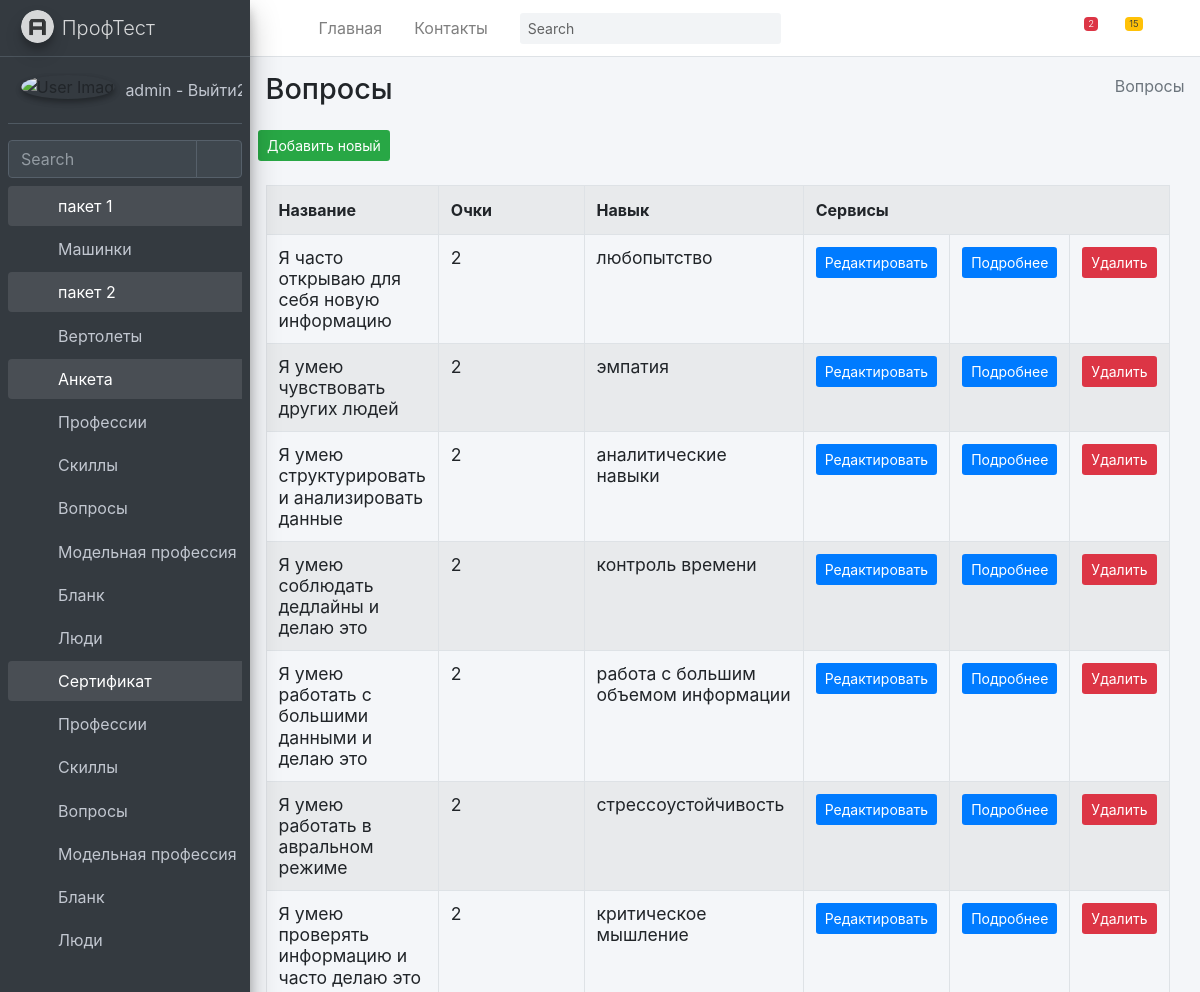
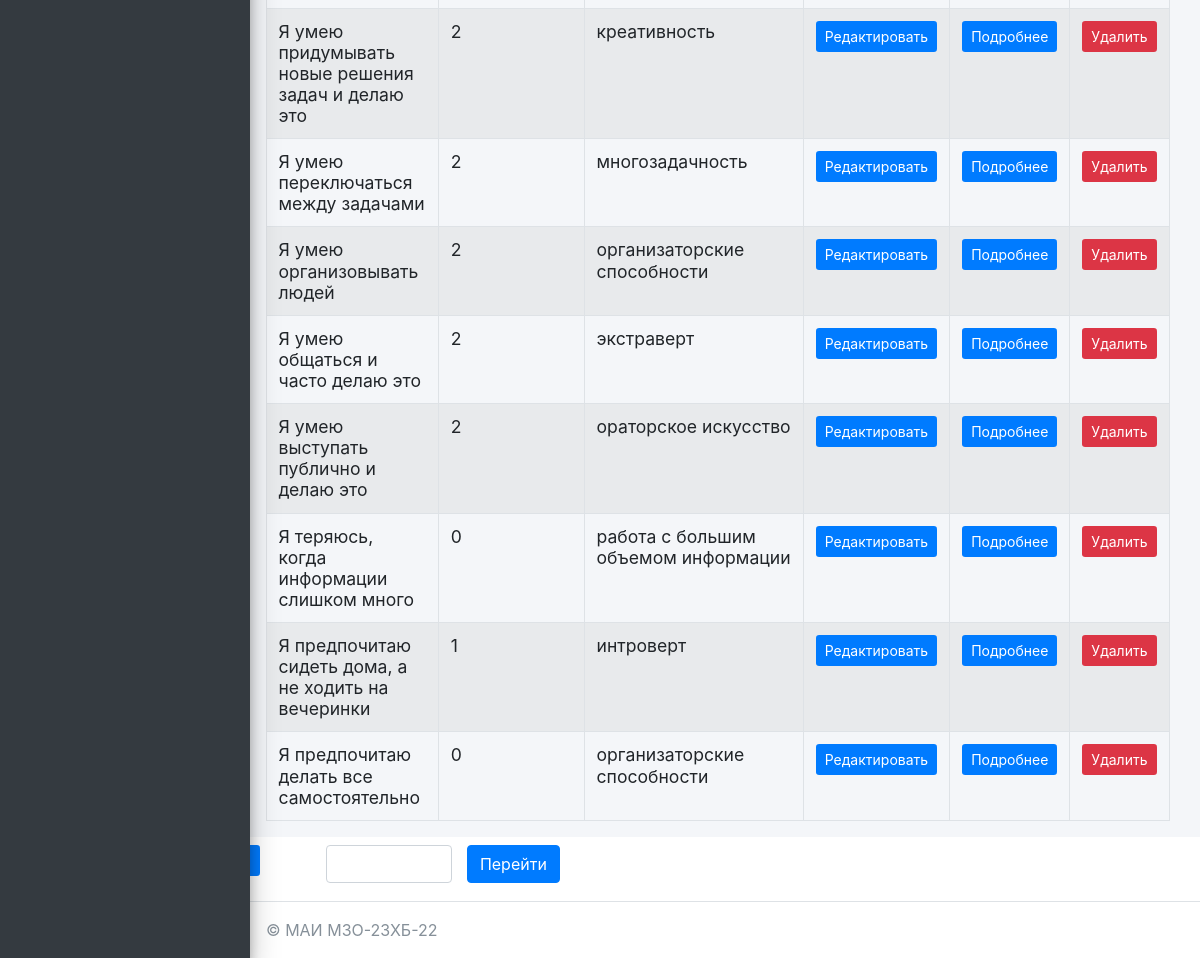
The app's page /anketa/questions/ (signed in) with its own data (2 pictures, top to bottom).
### mysite/anketa/models.py (models this page shows, shortened)
class Questions(models.Model):
    title = models.TextField(max_length=50, verbose_name="Название")
    score = models.PositiveIntegerField(verbose_name="Очки")
    skills = models.ForeignKey(Skills, on_delete=models.PROTECT, verbose_name="Навык", related_name="SkillsQuestions")
    class Meta:
        ordering = ["-title"]
        verbose_name = "Вопрос"
        verbose_name_plural = "Вопросы"

class Skills(models.Model):
    title = models.TextField(max_length=50, verbose_name="Название")
    class Meta:
        ordering = ["-title"]
        verbose_name = "Навык"
        verbose_name_plural = "Навыки"
    def __str__(self):
        return self.title

### mysite/anketa/views.py (the view)
# urls.py: path('questions/', QuestionsView.as_view(), name='questions'),
@method_decorator(login_required(login_url='/login/'), name='dispatch')
class QuestionsView(ListView):
	model = Questions
	context_object_name = 'questions_list'
	success_url = reverse_lazy('anketa:QuestionsView')
	paginate_by = item_for_page
	def get_context_data(self, *, object_list=None, **kwargs):
		context = super(QuestionsView,self).get_context_data(**kwargs)
		context['sometry'] = self.model._meta.verbose_name_plural
		context['col1name'] = self.model._meta.get_field("title").verbose_name
		context['col2name'] = self.model._meta.get_field("score").verbose_name
		context['col3name'] = self.model._meta.get_field("skills").verbose_name
		context['collastname'] = 'Cервисы'
		return context

### mysite/anketa/templates/anketa/questions_list.html (shortened to what this page needs)
{% extends "anketa/base.html" %}
{% block content %}
{% load anketa_tags %}
<div class="content-wrapper">
    {% block sidebar %}
    {% include 'anketa/includes/_breadcrumb.html' %}
    {% endblock %}
    <section class="content">
        <button class="btn bg-success btn-sm">
            <a href="{% url 'anketa:QuestionsCreate' %}" class=''>
                Добавить новый
            </a>
        </button>
        <br><br>
        <div class="container-fluid row">
            <div class="col-md-12">
                <table class="table table-striped table-bordered ">
                    <tr>
                        <th class="w-10">{{ col1name }}</th>
                        <th class="w-25">{{ col2name }}</th>
                        <th class="w-25">{{ col3name }}</th>
                        <th colspan="3">Сервисы</th>
                    </tr>
                    {% for item in questions_list %}
                    <tr>
                        <td>
                            <h5 class="card-title">
                                {{ item.title }}
                            </h5>
                        </td>
                        <td>
                            <h5 class="card-title">
                                {{ item.score }}
                            </h5>
                        </td>
                        <td>
                            <h5 class="card-title">
                                {{ item.skills }}
                            </h5>
                        <td>
                            <button class="btn bg-primary  btn-sm">
                                <a href="{% url 'anketa:QuestionsUpdate' item.pk %}">Редактировать</a>
                            </button>
                        </td>
                        <td>
                            <button class="btn bg-primary  btn-sm">
                                <a href="{% url 'anketa:QuestionsDetail' item.pk %}">Подробнее</a>
                            </button>
                        </td>
                        <td>
                            <button class="btn bg-danger  btn-sm" >
                                <a href="{% url 'anketa:QuestionsDelete' item.pk %}">Удалить</a>
                            </button>
                        </td>
                    </tr>
                    {% endfor %}
                </table>
            </div>
        </div>
    </section>
</div>
{% endblock %}

### mysite/templates/includes/full_sidebar.html
<aside class="main-sidebar sidebar-dark-primary elevation-4">
    <a href="/" class="brand-link">
        <img src="{{ ASSETS_ROOT }}/img/AdminLTELogo.png" alt="AdminLTE Logo" class="brand-image img-circle elevation-3"
             style="opacity: .8">
        <span class="brand-text font-weight-light">ПрофТест</span>
    </a>
    <div class="sidebar">
        <div class="user-panel mt-3 pb-3 mb-3 d-flex">
            <div class="image">
                <img src="{{ ASSETS_ROOT }}/img/user2-160x160.jpg" class="img-circle elevation-2" alt="User Image">
            </div>
            <div class="info">
                <a href="{% url 'logout' %}" class="d-block">
                    {{ request.user.username }} - Выйти2
                </a>
            </div>
        </div>
        <div class="form-inline">
            <div class="input-group" data-widget="sidebar-search">
                <input class="form-control form-control-sidebar" type="search" placeholder="Search" aria-label="Search">
                <div class="input-group-append">
                    <button class="btn btn-sidebar">
                        <i class="fas fa-search fa-fw"></i>
                    </button>
                </div>
            </div>
        </div>
        <nav class="mt-2">
            <ul class="nav nav-pills nav-sidebar flex-column" data-widget="treeview" role="menu" data-accordion="false">
                {% for item1 in SIDEBAR %}
                    <li class="nav-item {% if 'children' in item1 %} has-treeview menu-is-opening menu-open {% endif %}">
                    <a href="{% if 'children' in item1 %}#{% else %}{{ item1.url }}{% endif %}" class="nav-link">
                        <i class="nav-icon fas fa-circle {{ item1.color }}"></i>
                        <p>
                            {{ item1.name }}
                            {% if 'children' in item1 %}<i class="right fas fa-angle-left"></i>{% endif %}
                        </p>
                    </a>
                    <ul class="nav nav-treeview">
                    {% if 'children' in item1 %}
                        {% for item2 in item1.children %}
                            <li class="nav-item">
                                <a href="{{ item2.url }}" class="nav-link">
                                    <i class="far fa-circle nav-icon"></i>
                                    <p>{{ item2.name }}</p>
                                </a>
                            </li>
                        {% endfor %}
                    {% endif %}
                    </ul>
                    </li>
                {% endfor %}
            </ul>
        </nav>
    </div>
</aside>

### records on screen
Questions: title "Я часто открываю для себя новую информацию", score "2", skills "любопытство"
Questions: title "Я умею чувствовать других людей", score "2", skills "эмпатия"
Questions: title "Я умею структурировать и анализировать данные", score "2", skills "аналитические навыки"
Questions: title "Я умею соблюдать дедлайны и делаю это", score "2", skills "контроль времени"
Questions: title "Я умею работать с большими данными и делаю это", score "2", skills "работа с большим объемом информации"
Questions: title "Я умею работать в авральном режиме", score "2", skills "стрессоустойчивость"
Questions: title "Я умею проверять информацию и часто делаю это", score "2", skills "критическое мышление"
Questions: title "Я умею придумывать новые решения задач и делаю это", score "2", skills "креативность"
Questions: title "Я умею переключаться между задачами", score "2", skills "многозадачность"
Questions: title "Я умею организовывать людей", score "2", skills "организаторские способности"
Questions: title "Я умею общаться и часто делаю это", score "2", skills "экстраверт"
Questions: title "Я умею выступать публично и делаю это", score "2", skills "ораторское искусство"
Questions: title "Я теряюсь, когда информации слишком много", score "0", skills "работа с большим объемом информации"
Questions: title "Я предпочитаю сидеть дома, а не ходить на вечеринки", score "1", skills "интроверт"
Questions: title "Я предпочитаю делать все самостоятельно", score "0", skills "организаторские способности"

### other values on screen
{{ request.user.username }} "admin"
{{ item1.name }} "пакет 1" "пакет 2" "Анкета" "Сертификат"
{{ item2.name }} "Машинки" "Вертолеты" "Профессии" "Скиллы" "Вопросы" "Модельная профессия" "Бланк" "Люди" "Профессии" "Скиллы" "Вопросы" "Модельная профессия" "Бланк" "Люди"
{{ sometry }} "Вопросы"
{{ col1name }} "Название"
{{ col2name }} "Очки"
{{ col3name }} "Навык"
